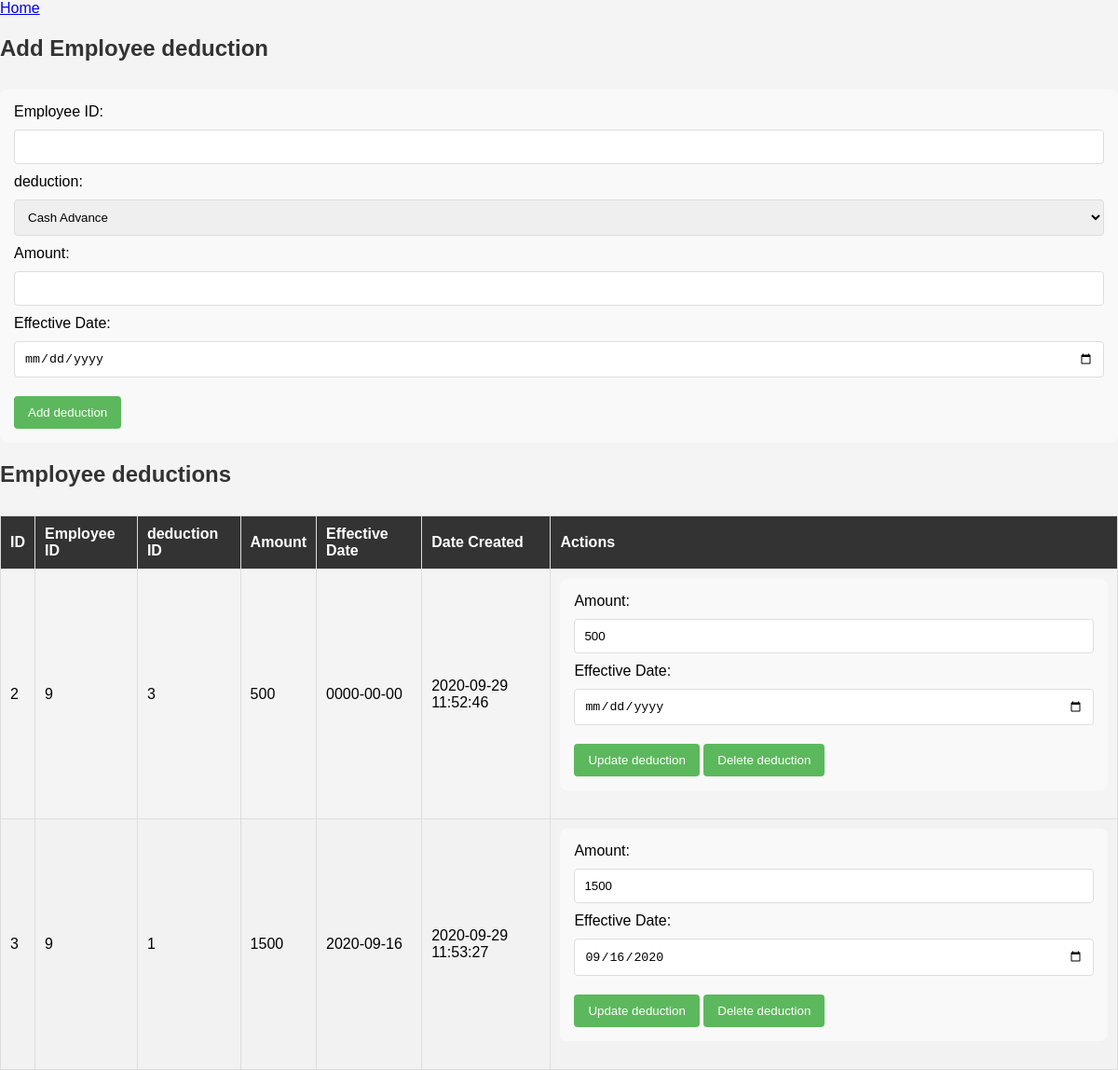
The page /employee_deduction.php on the database its author committed.
### tables this page shows
CREATE TABLE `employee_deductions` (
  `id` int(30) NOT NULL,
  `employee_id` int(30) NOT NULL,
  `deduction_id` int(30) NOT NULL,
  `type` tinyint(1) NOT NULL COMMENT '1 = Monthly, 2= Semi-Montly, 3 = once',
  `amount` float NOT NULL,
  `effective_date` date NOT NULL,
  `date_created` datetime NOT NULL DEFAULT current_timestamp()
);

### employee_deduction.php (the view, shortened to what this page needs)
<nav class="sidebar">
  <a href="index.php">Home</a>
</nav>
<?php
include 'db_connect.php';
$deductionsStmt = $pdo->query("SELECT * FROM deductions");
$deductions = $deductionsStmt->fetchAll(PDO::FETCH_ASSOC);
$employeedeductionsStmt = $pdo->query("SELECT * FROM employee_deductions");
$employeedeductions = $employeedeductionsStmt->fetchAll(PDO::FETCH_ASSOC);
?>
<!DOCTYPE html>
<html lang="en">
<head>
<link rel="stylesheet" href="style_employee.css">
</head>
<body>
    <h2>Add Employee deduction</h2>
    <form method="post" action="employee_deduction.php">
        Employee ID:<input type="number" name="employee_id" required>
        deduction:
        <select name="deduction_id" required>
            <?php foreach ($deductions as $deduction): ?>
                <option value="<?= $deduction['id'] ?>"><?= htmlspecialchars($deduction['deduction']) ?></option>
            <?php endforeach; ?>
        </select>
        Amount:<input type="number" name="amount" required>
        Effective Date:<input type="date" name="effective_date" required>
        <input type="submit" name="add" value="Add deduction">
    </form>
    <h2>Employee deductions</h2>
    <table>
        <thead>
            <tr>
                <th>ID</th>
                <th>Employee ID</th>
                <th>deduction ID</th>
                <th>Amount</th>
                <th>Effective Date</th>
                <th>Date Created</th>
                <th>Actions</th>
            </tr>
        </thead>
        <tbody>
            <?php foreach ($employeedeductions as $employeededuction): ?>
            <tr>
                <td><?= htmlspecialchars($employeededuction['id']) ?></td>
                <td><?= htmlspecialchars($employeededuction['employee_id']) ?></td>
                <td><?= htmlspecialchars($employeededuction['deduction_id']) ?></td>
                <td><?= htmlspecialchars($employeededuction['amount']) ?></td>
                <td><?= htmlspecialchars($employeededuction['effective_date']) ?></td>
                <td><?= htmlspecialchars($employeededuction['date_created']) ?></td>
                <td>
                    <form method="post" action="employee_deduction.php">
                        Amount:<input type="number" name="amount" value="<?= $employeededuction['amount'] ?>" required>
                        Effective Date:<input type="date" name="effective_date" value="<?= $employeededuction['effective_date'] ?>" required>
                        <input type="submit" name="update" value="Update deduction">
                        <input type="submit" name="delete" value="Delete deduction" onclick="return confirm('Are you sure?');">
                    </form>
                </td>
            </tr>
            <?php endforeach; ?>
        </tbody>
    </table>
</body>
</html>

### style_employee.css (style rules this page uses)
body { font-family: 'Arial', sans-serif; margin: 0; padding: 0; background-color: #f4f4f4; }
h2 { color: #333; padding-bottom: 10px; }
form { margin-bottom: 20px; background: #f9f9f9; padding: 15px; border-radius: 8px; }
input[type="text"], input[type="number"], input[type="date"], select { width: 100%; padding: 10px; margin: 10px 0; border-radius: 4px; border: 1px solid #ddd; box-sizing: border-box; }
input[type="submit"] { background-color: #5cb85c; color: white; padding: 10px 15px; border: none; border-radius: 4px; cursor: pointer; margin-top: 10px; }
table { width: 100%; border-collapse: collapse; margin-top: 20px; }
table, th, td { border: 1px solid #ddd; text-align: left; }
th, td { padding: 10px; }
th { background-color: #333; color: white; }
tr:nth-child(even) { background-color: #f2f2f2; }

### rows shown on the page
employee_deductions: id "2", employee "9", deduction "3", amount "500", effective_date "0000-00-00", date_created "2020-09-29 11:52:46"
employee_deductions: id "3", employee "9", deduction "1", amount "1500", effective_date "2020-09-16", date_created "2020-09-29 11:53:27", effective_date "09/16/2020"

### other values the page prints
form field deduction_id "Cash Advance"
